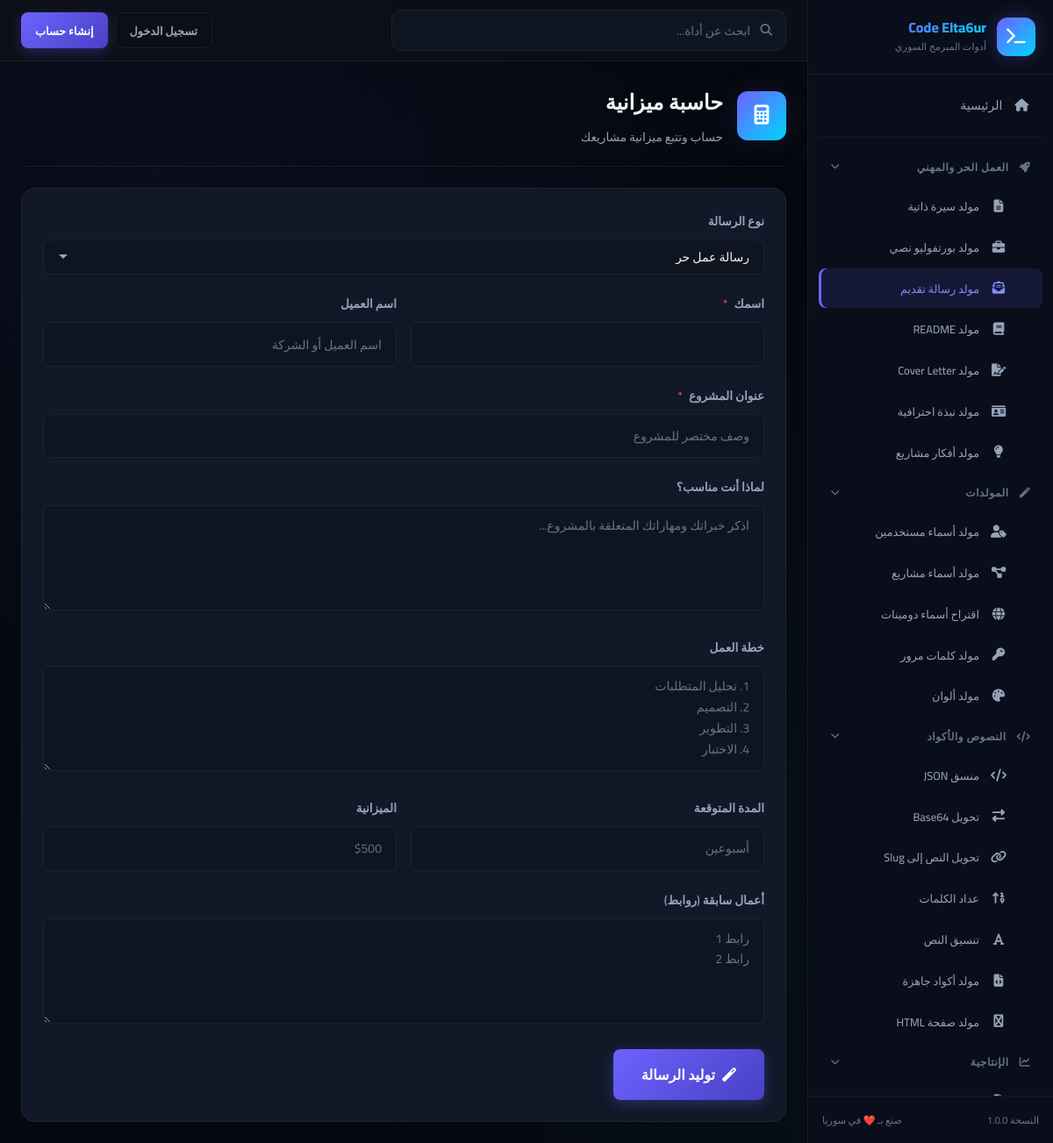
The app's page /tool.php?slug=proposal-generator with its own data.
### tables this page shows
CREATE TABLE IF NOT EXISTS `tools` (
    `id` INT UNSIGNED AUTO_INCREMENT PRIMARY KEY,
    `name` VARCHAR(100) NOT NULL,
    `slug` VARCHAR(100) NOT NULL UNIQUE,
    `description` TEXT DEFAULT NULL,
    `icon` VARCHAR(50) DEFAULT 'fa-wrench',
    `category` VARCHAR(50) DEFAULT 'general',
    `status` TINYINT(1) DEFAULT 1,
    `sort_order` INT DEFAULT 0,
    `usage_count` INT UNSIGNED DEFAULT 0,
    `created_at` TIMESTAMP DEFAULT CURRENT_TIMESTAMP,
    INDEX `idx_slug` (`slug`),
    INDEX `idx_category` (`category`),
    INDEX `idx_status` (`status`)
);

### tool.php (called while the page is built, shortened)
<?php
$slug = sanitize($_GET['slug'] ?? '');
$tool = getToolBySlug($slug);
$toolFile = __DIR__ . '/tools/' . $slug . '.php';
$currentTool = $slug;
include $toolFile;

### includes/functions.php (called while the page is built, shortened)
<?php
function sanitize($input) {
    return htmlspecialchars(strip_tags(trim($input)), ENT_QUOTES, 'UTF-8');
}
function getAllTools($activeOnly = true) {
    $db = getDB();
    $sql = "SELECT * FROM tools";
    if ($activeOnly) {
        $sql .= " WHERE status = 1";
    }
    $sql .= " ORDER BY sort_order ASC";
    return $db->query($sql)->fetchAll();
}
function getToolBySlug($slug) {
    $db = getDB();
    $stmt = $db->prepare("SELECT * FROM tools WHERE slug = ? AND status = 1");
    $stmt->execute([$slug]);
    return $stmt->fetch();
}
function getTemplates($toolSlug, $type = null) {
    $db = getDB();
    $sql = "SELECT * FROM templates WHERE tool_slug = ?";
    $params = [$toolSlug];
    $stmt = $db->prepare($sql);
    $stmt->execute($params);
    return $stmt->fetchAll();
}

### tools/proposal-generator.php (the view, shortened to what this page needs)
<?php
$templates = getTemplates('proposal-generator');
include __DIR__ . '/../includes/header.php';
?>
<div class="tool-page-header">
    <div class="tool-page-icon"><i class="fas <?= $tool['icon'] ?>"></i></div>
    <div class="tool-page-info">
        <h1><?= sanitize($tool['name']) ?></h1>
        <p><?= sanitize($tool['description']) ?></p>
    </div>
</div>
<div class="card">
    <form method="POST">
        <div class="form-group">
            <label class="form-label">نوع الرسالة</label>
            <select name="template" class="form-control">
                <?php foreach ($templates as $t): ?>
                <option value="<?= $t['type'] ?>"><?= sanitize($t['name']) ?></option>
                <?php endforeach; ?>
            </select>
        </div>
        <div class="form-row">
            <div class="form-group">
                <label class="form-label">اسمك <span class="required">*</span></label>
                <input type="text" name="name" class="form-control" required>
            </div>
            <div class="form-group">
                <label class="form-label">اسم العميل</label>
                <input type="text" name="client_name" class="form-control" placeholder="اسم العميل أو الشركة">
            </div>
        </div>
        <div class="form-group">
            <label class="form-label">عنوان المشروع <span class="required">*</span></label>
            <input type="text" name="project_title" class="form-control" placeholder="وصف مختصر للمشروع" required>
        </div>
        <div class="form-group">
            <label class="form-label">لماذا أنت مناسب؟</label>
            <textarea name="why_me" class="form-control" rows="3" placeholder="اذكر خبراتك ومهاراتك المتعلقة بالمشروع..."></textarea>
        </div>
        <div class="form-group">
            <label class="form-label">خطة العمل</label>
            <textarea name="work_plan" class="form-control" rows="3" placeholder="1. تحليل المتطلبات&#10;2. التصميم&#10;3. التطوير&#10;4. الاختبار"></textarea>
        </div>
        <div class="form-row">
            <div class="form-group">
                <label class="form-label">المدة المتوقعة</label>
                <input type="text" name="duration" class="form-control" placeholder="أسبوعين">
            </div>
            <div class="form-group">
                <label class="form-label">الميزانية</label>
                <input type="text" name="budget" class="form-control" placeholder="$500">
            </div>
        </div>
        <div class="form-group">
            <label class="form-label">أعمال سابقة (روابط)</label>
            <textarea name="portfolio_links" class="form-control" rows="2" placeholder="رابط 1&#10;رابط 2"></textarea>
        </div>
        <button type="submit" class="btn btn-primary btn-lg"><i class="fas fa-magic"></i> توليد الرسالة</button>
    </form>
</div>
<?php include __DIR__ . '/../includes/footer.php'; ?>

### includes/sidebar.php (shortened to what this page needs)
<?php
$categories = [
    'career' => ['name' => 'العمل الحر والمهني', 'icon' => 'fa-rocket'],
    'generators' => ['name' => 'المولدات', 'icon' => 'fa-magic'],
    'text' => ['name' => 'النصوص والأكواد', 'icon' => 'fa-code'],
    'productivity' => ['name' => 'الإنتاجية', 'icon' => 'fa-chart-line']
];
try {
    $allTools = getAllTools();
    $toolsByCategory = [];
    foreach ($allTools as $tool) {
        $toolsByCategory[$tool['category']][] = $tool;
    }
} catch (Exception $e) {
    $toolsByCategory = [];
}
?>
<aside class="sidebar" id="sidebar">
    <div class="sidebar-header">
        <a href="<?= BASE_URL ?>" class="sidebar-logo">
            <div class="logo-icon">
                <i class="fas fa-terminal"></i>
            </div>
            <div class="logo-text">
                <span class="logo-title">Code Elta6ur</span>
                <span class="logo-subtitle">أدوات المبرمج السوري</span>
            </div>
        </a>
    </div>
    <nav class="sidebar-nav">
        <a href="<?= BASE_URL ?>" class="nav-item <?= $currentPage === 'home' ? 'active' : '' ?>">
            <i class="fas fa-home"></i>
            <span>الرئيسية</span>
        </a>
        <div class="nav-divider"></div>
        <?php foreach ($categories as $catKey => $catInfo): ?>
        <div class="nav-group">
            <div class="nav-group-title">
                <i class="fas <?= $catInfo['icon'] ?>"></i>
                <span><?= $catInfo['name'] ?></span>
                <i class="fas fa-chevron-down nav-group-arrow"></i>
            </div>
            <div class="nav-group-items">
                <?php if (isset($toolsByCategory[$catKey])): ?>
                <?php foreach ($toolsByCategory[$catKey] as $tool): ?>
                <a href="<?= BASE_URL ?>tool.php?slug=<?= $tool['slug'] ?>"
                   class="nav-item nav-sub-item <?= (isset($currentTool) && $currentTool === $tool['slug']) ? 'active' : '' ?>">
                    <i class="fas <?= $tool['icon'] ?>"></i>
                    <span><?= sanitize($tool['name']) ?></span>
                </a>
                <?php endforeach; ?>
                <?php endif; ?>
            </div>
        </div>
        <?php endforeach; ?>
    </nav>
    <div class="sidebar-footer">
        <div class="sidebar-footer-text">
            <span>النسخة <?= APP_VERSION ?></span>
            <span>صنع بـ ❤️ في سوريا</span>
        </div>
    </div>
</aside>

### records on screen
tools: name "مولد سيرة ذاتية"
tools: name "مولد بورتفوليو نصي"
tools: name "مولد رسالة تقديم"
tools: name "مولد README"
tools: name "مولد Cover Letter"
tools: name "مولد نبذة احترافية"
tools: name "مولد أفكار مشاريع"
tools: name "مولد أسماء مستخدمين"
tools: name "مولد أسماء مشاريع"
tools: name "اقتراح أسماء دومينات"
tools: name "مولد كلمات مرور"
tools: name "مولد ألوان"
tools: name "منسق JSON"
tools: name "تحويل Base64"
tools: name "تحويل النص إلى Slug"
tools: name "عداد الكلمات"
tools: name "تنسيق النص"
tools: name "مولد أكواد جاهزة"
tools: name "مولد صفحة HTML"
tools: name "حاسبة ميزانية", description "حساب وتتبع ميزانية مشاريعك"

### other values on screen
$catInfo['name'] "العمل الحر والمهني"
$catInfo['name'] "المولدات"
$catInfo['name'] "النصوص والأكواد"
$catInfo['name'] "الإنتاجية"
APP_VERSION "1.0.0"
form field template "رسالة عمل حر"
